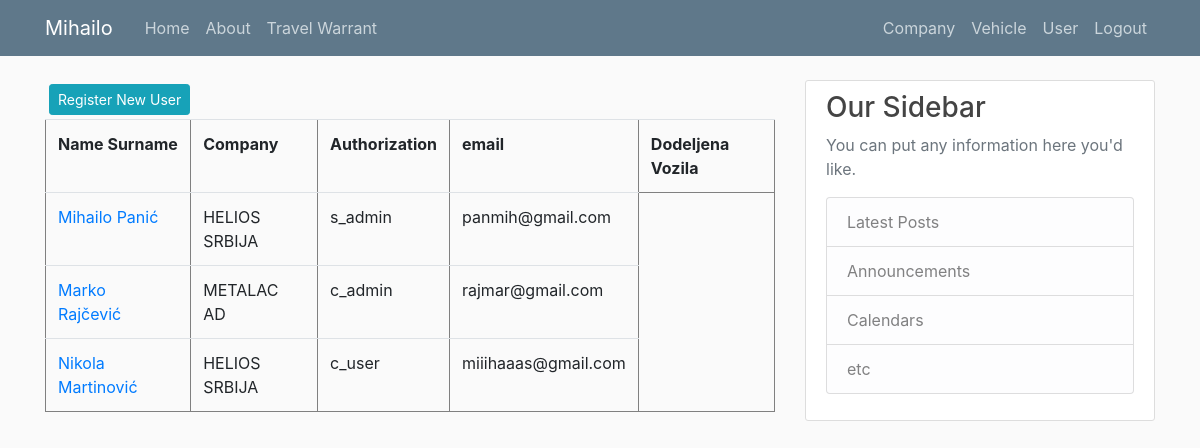
/user_list (signed in), run on an earlier commit of the app's database.
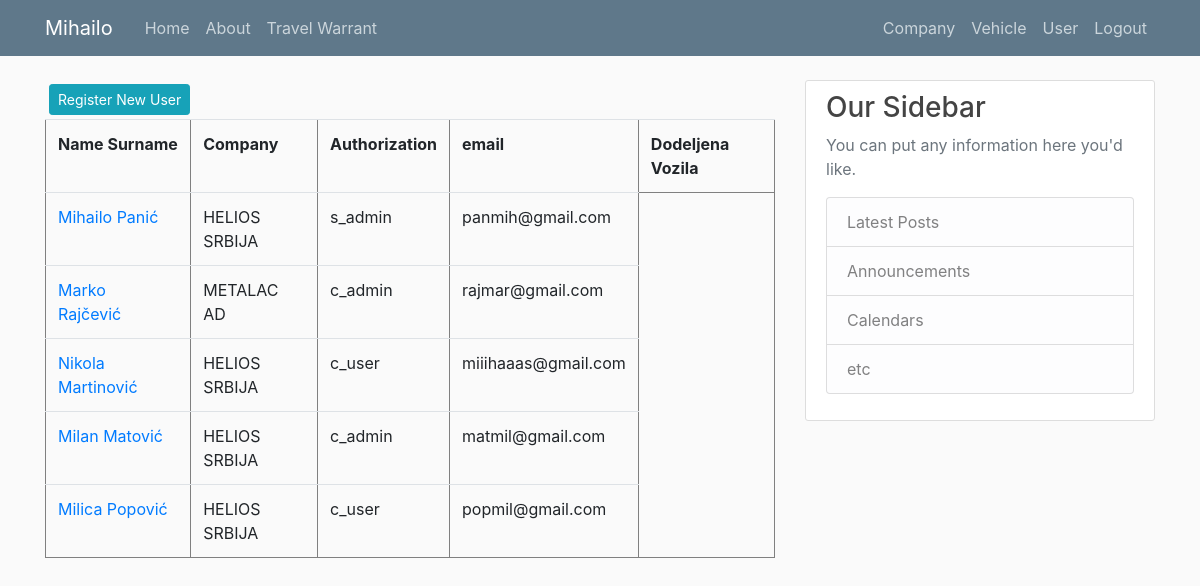
And on a later commit of the database.
### putninalozi/models.py (models this page shows, shortened)
class User(db.Model, UserMixin):
    id = db.Column(db.Integer, primary_key=True)
    email = db.Column(db.String(120), unique=True, nullable=False)
    old_email = db.Column(db.String(120), unique=False, nullable=False)
    password = db.Column(db.String(60), nullable = False)
    name = db.Column(db.String(20), unique=False, nullable=False)
    surname = db.Column(db.String(20), unique=False, nullable=False)
    authorization = db.Column(db.String(10), nullable = False) # ovde treba da budu tipovi korisnika: S_admin, C_admin, C_user
    company_id = db.Column(db.Integer, db.ForeignKey('company.id'), nullable=True)
    travelwarrants = db.relationship('TravelWarrant', backref='travelwarrant_user', lazy=True)

class Company(db.Model):
    id = db.Column(db.Integer, primary_key=True)
    companyname = db.Column(db.String(20), unique=True, nullable=False)         #Helios, Metalac, Tetrapak, Foka, Papir Print
    company_address = db.Column(db.String(20), unique=False, nullable=False)
    company_address_number = db.Column(db.Integer, nullable=False)
    company_zip_code = db.Column(db.Integer, nullable=False)
    company_city = db.Column(db.String(20), unique=False, nullable=False)
    company_state = db.Column(db.String(20), unique=False, nullable=False)
    company_pib = db.Column(db.Integer, nullable=False)
    company_mb = db.Column(db.Integer, nullable=False)
    company_site = db.Column(db.String(20), unique=True, nullable=False) #vidi imali neki model tipa db.Link()
    company_mail = db.Column(db.String(120), unique=True, nullable=False)
    company_phone = db.Column(db.Integer, nullable=False)
    company_logo = db.Column(db.String(60), nullable=False)
    users = db.relationship('User', backref='user_company', lazy=True)
    vehicles = db.relationship('Vehicle', backref='vehicle_company', lazy=True)
    travelwarrants = db.relationship('TravelWarrant', backref='travelwarrants_company', lazy=True)

### putninalozi/users/routes.py (the view)
@users.route("/user_list")
def user_list():
    users = User.query.all()
    return render_template('user_list.html', title='Users', users=users)

### putninalozi/models.py (called while the page is built)
@login_manager.user_loader
def load_user(user_id):
    return User.query.get(int(user_id))

### putninalozi/templates/user_list.html (shortened to what this page needs)
{% extends "layout.html" %}
{% block content %}
{% if current_user.authorization != 'c_user' %}
  <a class="btn btn-info btn-sm m-1" href="{{ url_for('users.register_u') }}">Register New User</a>
{% endif %}
<table  border="1" class="table">
  {% if current_user.authorization == 's_admin' %}
    <tr id="header">
      <th>Name Surname</th>
      <th>Company</th>
      <th>Authorization</th>
      <th>email</th>
      <th>Dodeljena Vozila</th>
    </tr>
    {% for user in users %}
      <tr>
        <td> <a class="mr-2" href="{{ url_for('users.user_profile', user_id=user.id) }}" title="Edit User">{{ user.name }} {{ user.surname }}</a> </td>
        <td>{{ user.user_company.companyname }}</td>
        <td>{{ user.authorization }}</td>
        <td>{{ user.email }}</td>
      </tr>
    {% endfor %}
  {% endif %}
</table>
{% endblock content%}

### putninalozi/templates/layout.html (shortened to what this page needs)
<!doctype html>
<html lang="en">
  <head>
    <link rel="stylesheet" href="https://cdn.jsdelivr.net/npm/bootstrap@4.3.1/dist/css/bootstrap.min.css">
    <link rel="stylesheet" type="text/css" href="{{ url_for('static', filename='main.css') }}">
  </head>
  <body>
    <header class="site-header">
      <nav class="navbar navbar-expand-md navbar-dark bg-steel fixed-top">
        <div class="container">
          <a class="navbar-brand mr-4" href="/">{{ current_user.name }}</a>
          <div class="collapse navbar-collapse" id="navbarToggle">
            <div class="navbar-nav mr-auto">
              <a class="nav-item nav-link" href="{{ url_for('main.home') }}">Home</a>
              <a class="nav-item nav-link" href="{{ url_for('main.about') }}">About</a>
              <a class="nav-item nav-link" href="{{ url_for('travel_warrants.travel_warrant') }}">Travel Warrant</a>
            </div>
            <div class="navbar-nav">
              {% if current_user.is_authenticated %}
                {% if current_user.authorization == 's_admin' %}
                  <a class="nav-item nav-link" href="{{ url_for('companys.company_list') }}">Company</a>
                  <a class="nav-item nav-link" href="{{ url_for('vehicles.vehicle_list') }}">Vehicle</a>
                  <a class="nav-item nav-link" href="{{ url_for('users.user_list') }}">User</a>
                  <a class="nav-item nav-link" href="{{ url_for('users.logout') }}">Logout</a>
                {% else %}
                  <a class="nav-item nav-link" href="{{ url_for('users.user_list') }}">User</a>
                  <a class="nav-item nav-link" href="{{ url_for('users.logout') }}">Logout</a>
                {% endif %}
              {% else %}
                <a class="nav-item nav-link" href="{{ url_for('users.login') }}">Login</a>
              {% endif %}
            </div>
          </div>
        </div>
      </nav>
    </header>
    <main role="main" class="container">
      <div class="row">
        <div class="col-md-8">
          {% block content %}{% endblock %}
        </div>
        <div class="col-md-4">
          <div class="content-section">
            <h3>Our Sidebar</h3>
            <p class='text-muted'>You can put any information here you'd like.
              <ul class="list-group">
                <li class="list-group-item list-group-item-light">Latest Posts</li>
                <li class="list-group-item list-group-item-light">Announcements</li>
                <li class="list-group-item list-group-item-light">Calendars</li>
                <li class="list-group-item list-group-item-light">etc</li>
              </ul>
            </p>
          </div>
        </div>
      </div>
    </main>
  </body>
</html>

What changed in the data, as far as the page shows it:
added User: name "Milan", surname "Matović", user_company.companyname "HELIOS SRBIJA", authorization "c_admin", email "matmil@gmail.com"
added User: name "Milica", surname "Popović", user_company.companyname "HELIOS SRBIJA", authorization "c_user", email "popmil@gmail.com"
